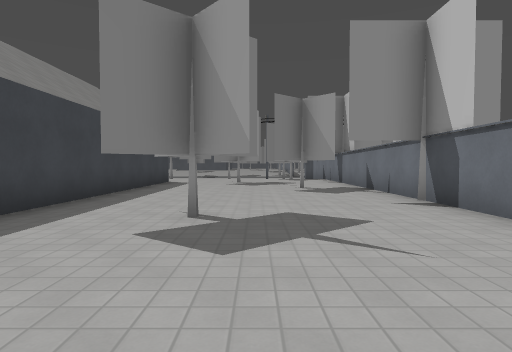
View 1 (above)

24 first-person views from a walk through a 3-D level made in the Godot game engine. The camera is 1.3 m above the floor, tilts 2° down and sees 75° across. Doors that lead somewhere are drawn open, without their leaves. The floor is counted in squares, 2 m on a side. Each view is taken from the middle of a square. On the plan, view 1 faces up. The plan holds only what a view shows up to about 10 squares ahead; the rest is blank. The place goes on beyond the plan. Some surface patterns are stand-ins.

View 2
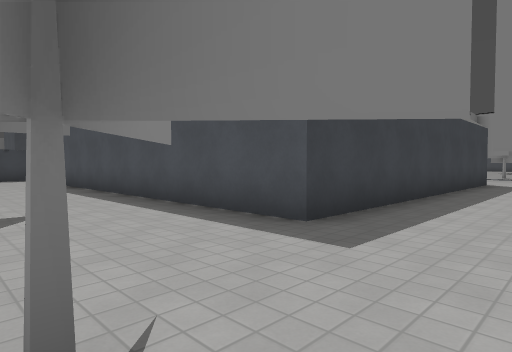

View 3
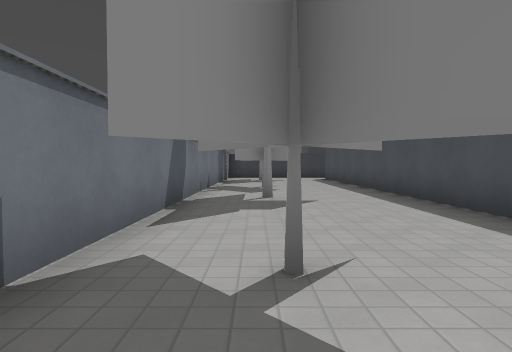

View 4
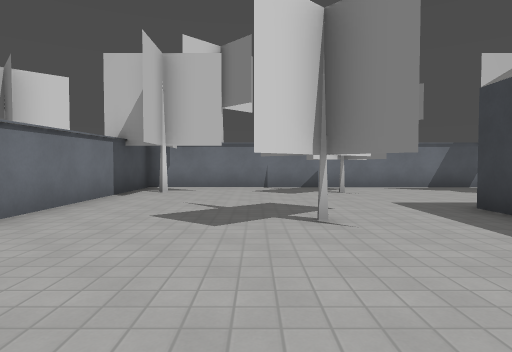

View 5
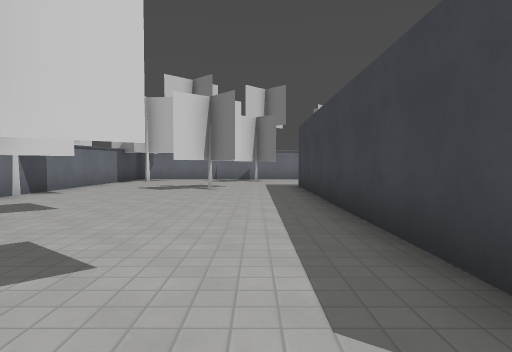

View 6
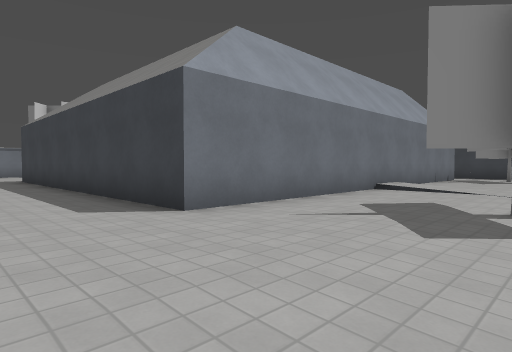

View 7
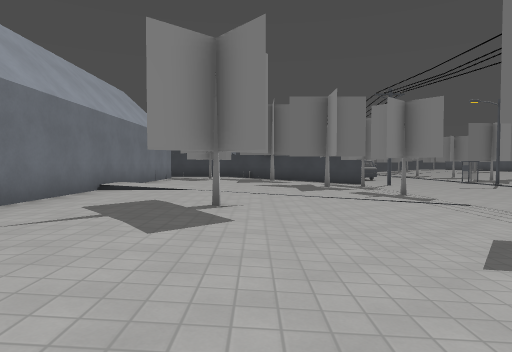

View 8
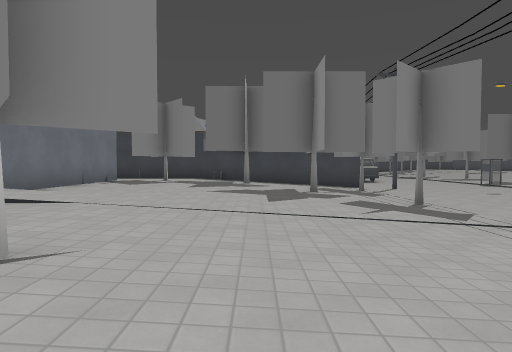

View 9
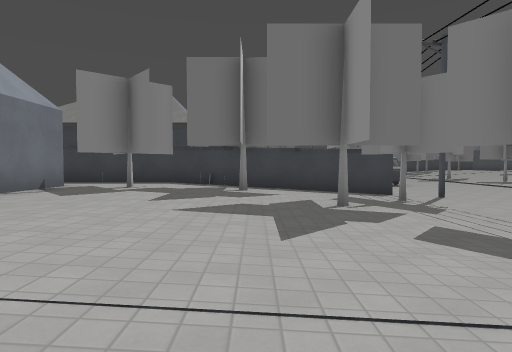

View 10
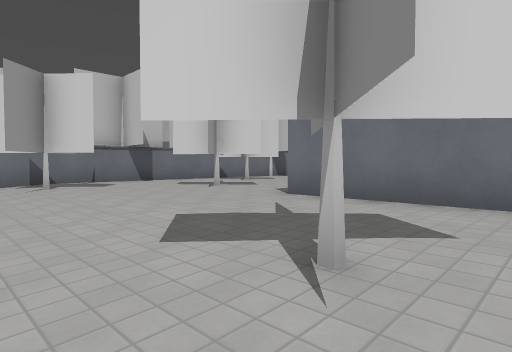

View 11
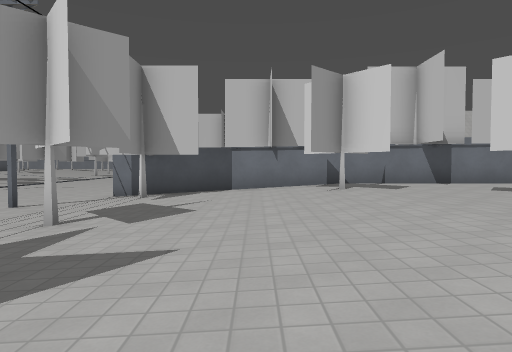

View 12
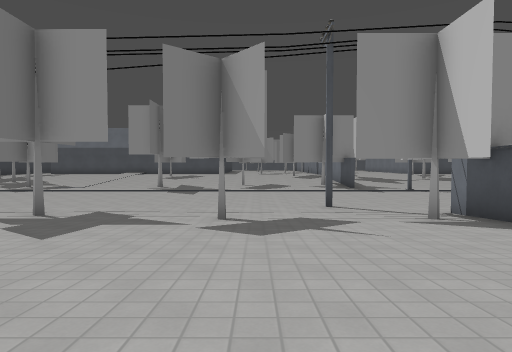

View 13
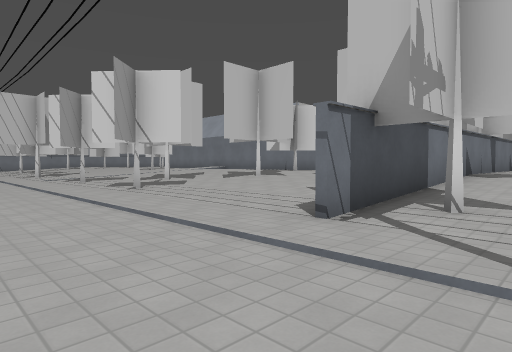

View 14
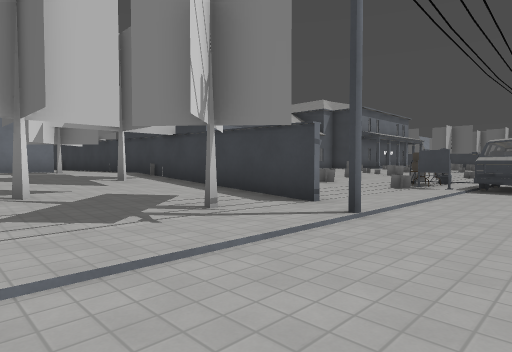

View 15
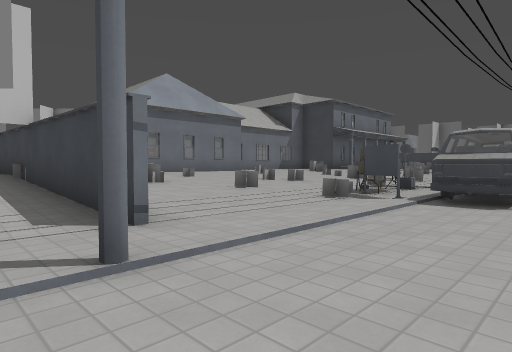

View 16
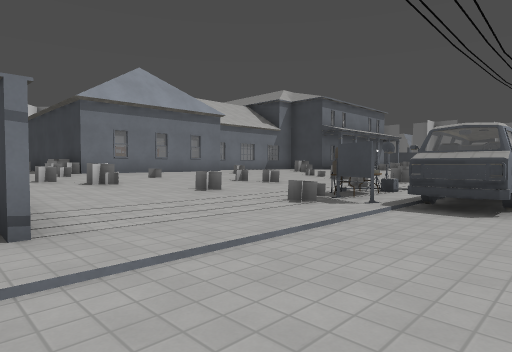

View 17
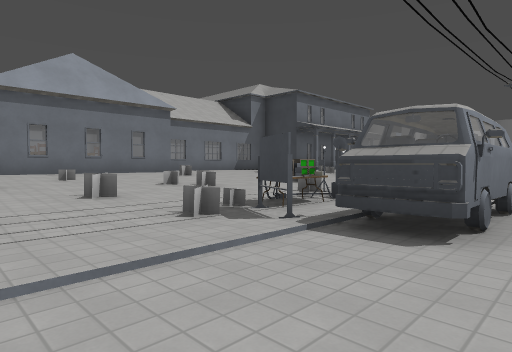

View 18
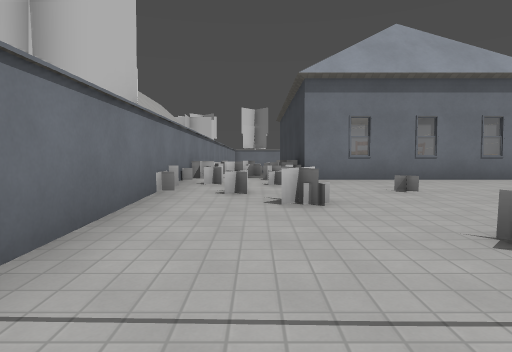

View 19
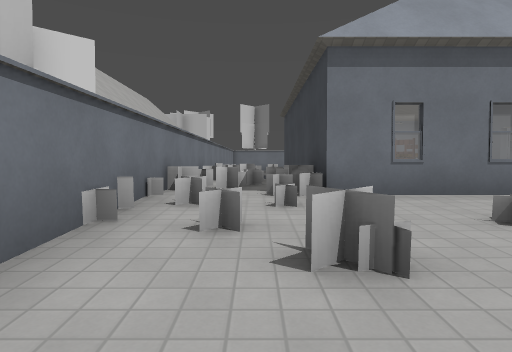

View 20
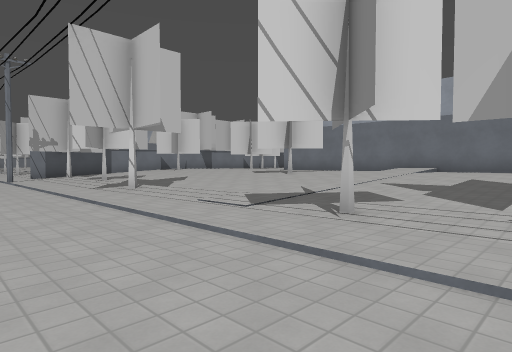

View 21
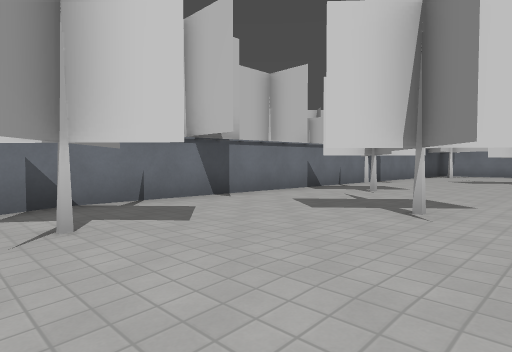

View 22
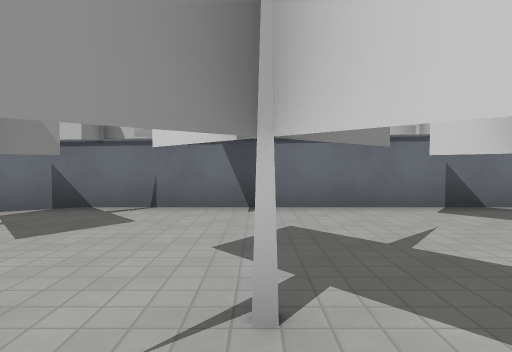

View 23
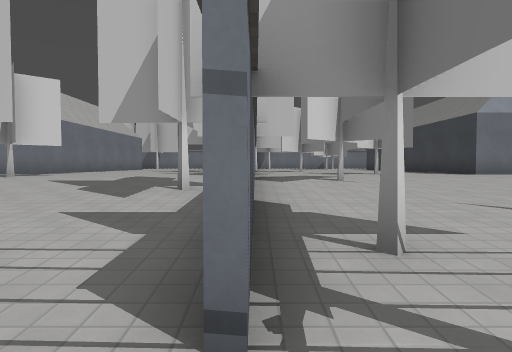

View 24
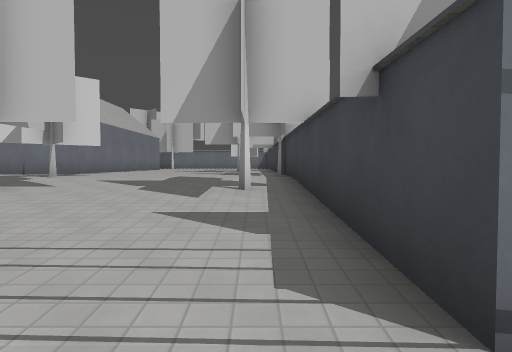

### Floor plan
Key: @ floor where view 1 was taken; # wall or solid block; . main floor; : floor 0.25 m higher than the main floor; - floor 0.25 m lower than the main floor; _ floor 0.5 m lower than the main floor; < floor 0.75 m lower than the main floor; / step, stairs or slope; D closed door; = window, fence, low wall or low ledge; T thing the floor can be seen under or through; O other object.
Columns run from 23 left of view 1 to 12 right of it. Each row starts with its distance up from view 1.
 24  <<<<<<<<<<<<<<<<<<<<<<<<<<<<
 23 ###<<<<<<<<<<<<<<<<<<<<<<<<<<<<<<<<
 22 D##<<<<#<<<<<<<<<<<<<<<<#<<<<<<<<<<<
 21 OO#=<<<<<<<<<<<<<<<<<<<<<<<<<<<<<<<<
 20 _O____##____#_____#__#___##_____#__
 19 ___=___#__#_______________#______
 18 -=--___#______-___________#______
 17 -----=-#------------------#----
 16 =.-/--##--------#-#-----###------
 15 .....=####......##......###....##
 14  # O#=#.##...............##....##.
 13  OO #=#.......:.......##..#........
 12     #=##############..#...#......##
 11     ###            #..##..#
 10     ##             #....###
  9     #              #....###
  8                    #..... #
  7                    #......#
  6                    #......#
  5                    #..TT..#
  4                    #..T...#
  3            #########...T..#
  2            ...............#
  1             .##.....#.#...#
  0              #.......#.@.##
 -1              ##############

Positions as (right, up) in squares from view 1, and headings:
1: (0, 0), facing up
2: (-1, 0), facing up-left
3: (0, 0), facing left
4: (0, 8), facing down
5: (-2, 13), facing down
6: (-1, 16), facing down-left
7: (-1, 16), facing left
8: (-4, 17), facing left
9: (-7, 17), facing left
10: (-7, 17), facing down-right
11: (-6, 17), facing right
12: (-1, 14), facing up
13: (1, 24), facing down-right
14: (-12, 24), facing down-left
15: (-15, 24), facing down-left
16: (-16, 24), facing down-left
17: (-18, 24), facing down-left
18: (-18, 21), facing down
19: (-18, 19), facing down
20: (-13, 24), facing down-right
21: (-2, 16), facing down-right
22: (-2, 12), facing right
23: (3, 22), facing down
24: (4, 22), facing down
